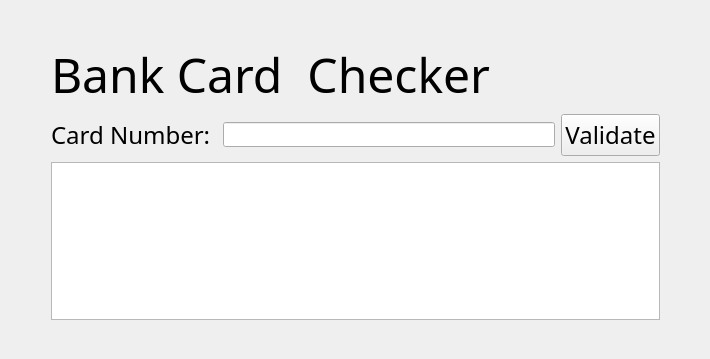
<?xml version="1.0" encoding="UTF-8"?>
<ui version="4.0">
 <class>MainWindow</class>
 <widget class="QMainWindow" name="MainWindow">
  <property name="geometry">
   <rect>
    <x>0</x>
    <y>0</y>
    <width>710</width>
    <height>359</height>
   </rect>
  </property>
  <property name="windowTitle">
   <string>Bank Card Number Checker</string>
  </property>
  <widget class="QWidget" name="centralWidget">
   <widget class="QWidget" name="layoutWidget">
    <property name="geometry">
     <rect>
      <x>40</x>
      <y>30</y>
      <width>631</width>
      <height>301</height>
     </rect>
    </property>
    <layout class="QVBoxLayout" name="verticalLayout">
     <item>
      <widget class="QLabel" name="TitleLabel">
       <property name="font">
        <font>
         <family>Papyrus</family>
         <pointsize>36</pointsize>
         <italic>false</italic>
        </font>
       </property>
       <property name="text">
        <string>Bank Card  Checker</string>
       </property>
      </widget>
     </item>
     <item>
      <layout class="QHBoxLayout" name="horizontalLayout">
       <item>
        <widget class="QLabel" name="CardNumLabel">
         <property name="font">
          <font>
           <family>Papyrus</family>
           <pointsize>18</pointsize>
          </font>
         </property>
         <property name="text">
          <string>Card Number: </string>
         </property>
        </widget>
       </item>
       <item>
        <widget class="QLineEdit" name="CardTypeEdit">
         <property name="font">
          <font>
           <family>Papyrus</family>
          </font>
         </property>
        </widget>
       </item>
       <item>
        <widget class="QPushButton" name="ValidateButton">
         <property name="font">
          <font>
           <family>Papyrus</family>
           <pointsize>18</pointsize>
          </font>
         </property>
         <property name="text">
          <string>Validate</string>
         </property>
        </widget>
       </item>
      </layout>
     </item>
     <item>
      <widget class="QTextBrowser" name="DisplayMessage">
       <property name="font">
        <font>
         <family>Papyrus</family>
         <pointsize>18</pointsize>
        </font>
       </property>
      </widget>
     </item>
    </layout>
   </widget>
  </widget>
 </widget>
 <layoutdefault spacing="6" margin="11"/>
 <resources/>
 <connections/>
</ui>
